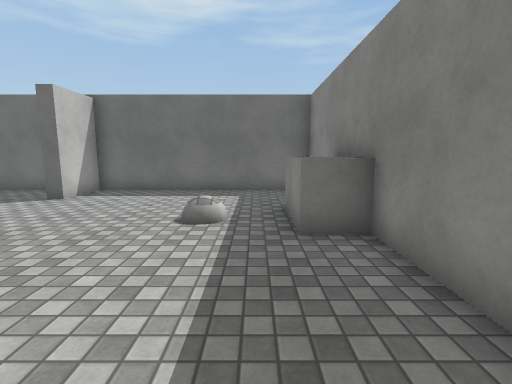
view 1 (above)

24 first-person views from a walk through a Unity game level. The camera is 1.4 m above the floor, tilts 8° down and sees 85° across. The floor is counted in squares, 1 m on a side. Each view is taken from the middle of a square. On the plan, view 1 faces up. The plan holds only what a view shows up to about 14 squares ahead; the rest is blank. Surface patterns are stand-ins for the level's own textures.

view 2
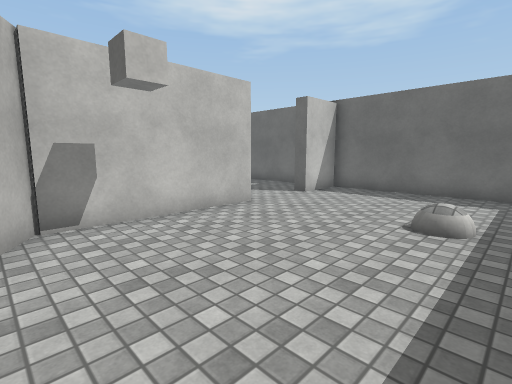

view 3
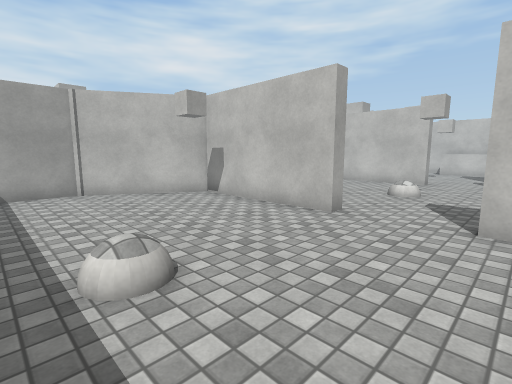

view 4
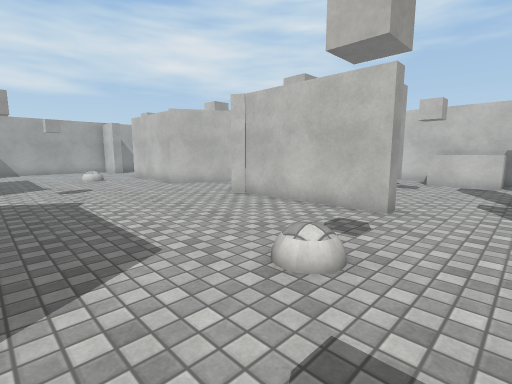

view 5
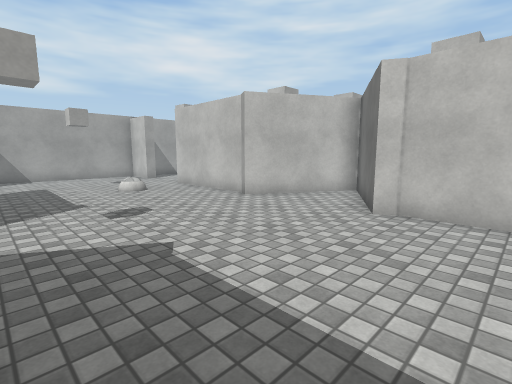

view 6
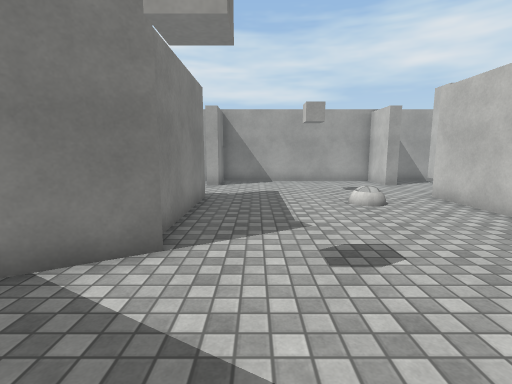

view 7
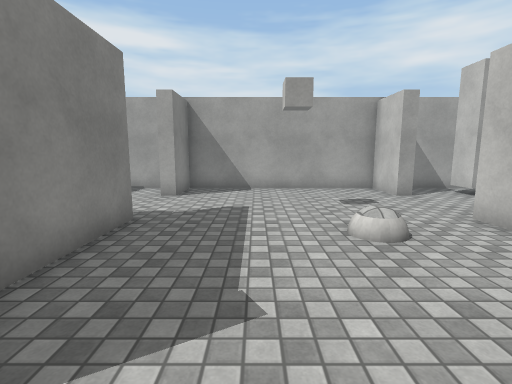

view 8
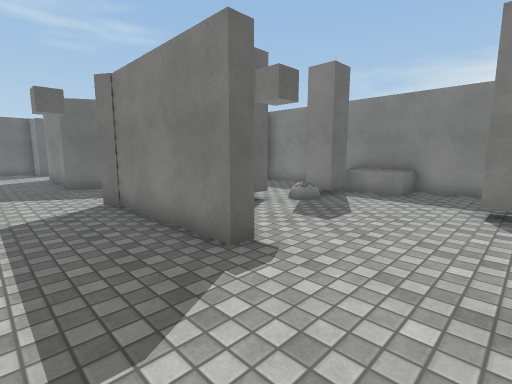

view 9
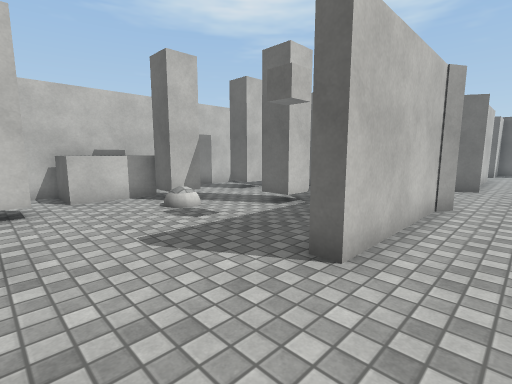

view 10
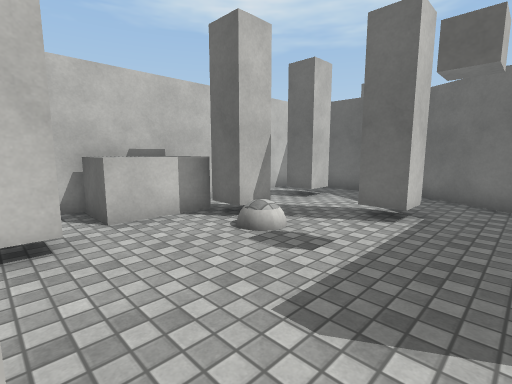

view 11
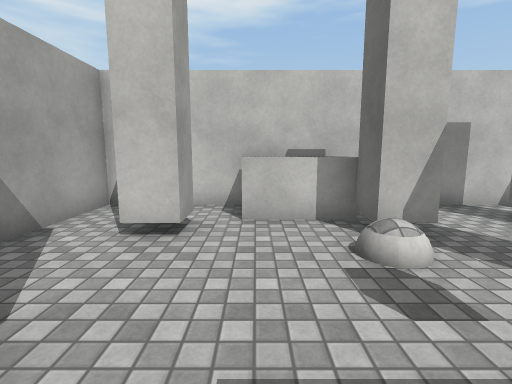

view 12
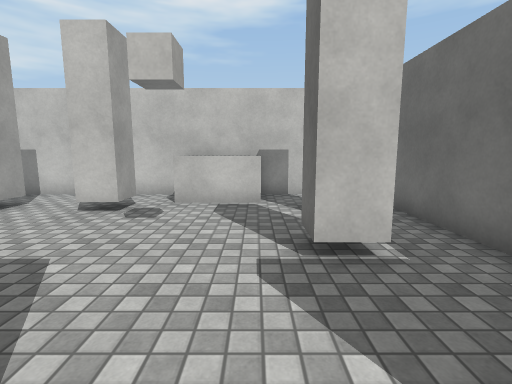

view 13
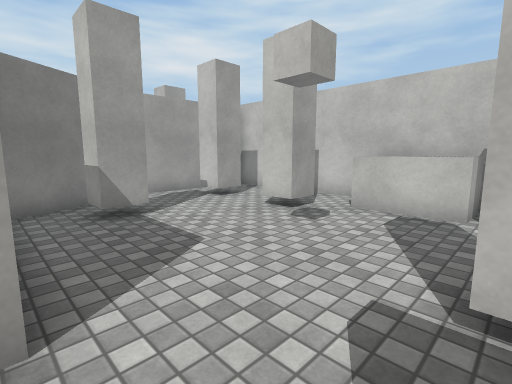

view 14
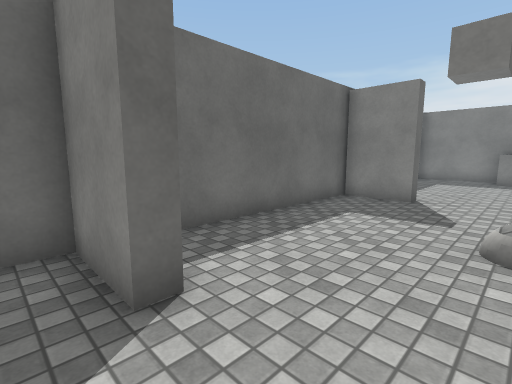

view 15
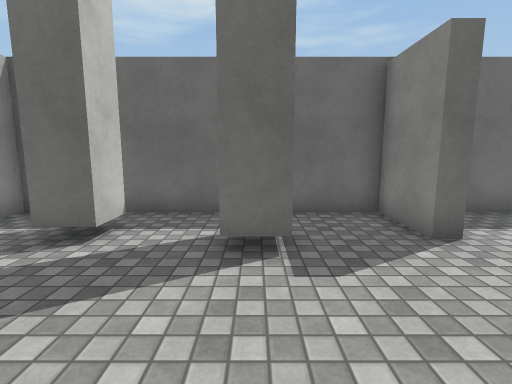

view 16
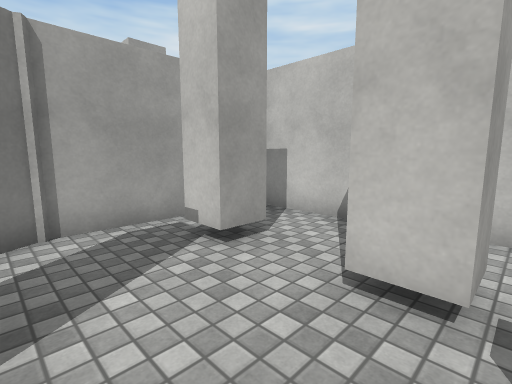

view 17
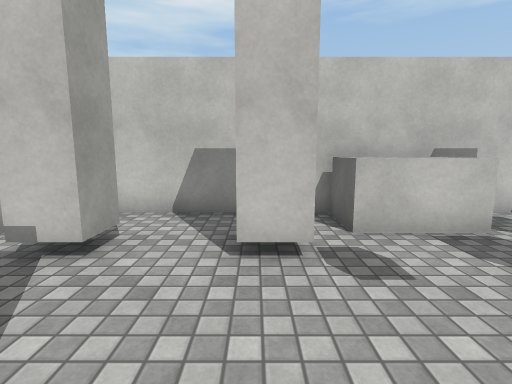

view 18
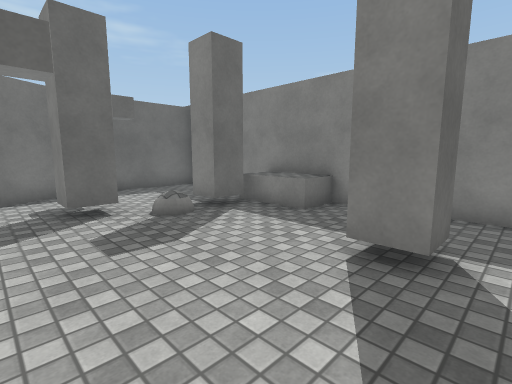

view 19
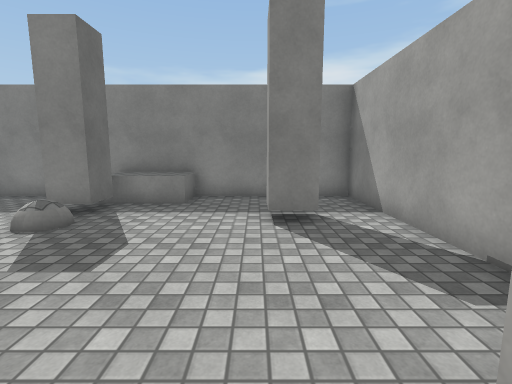

view 20
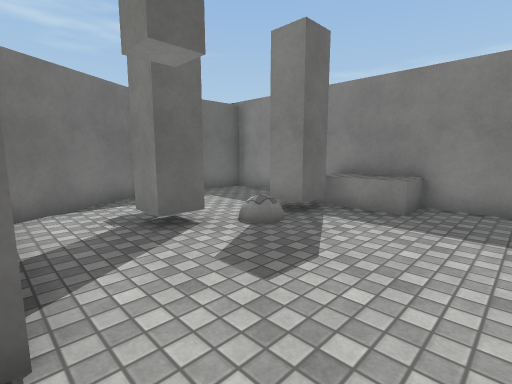

view 21
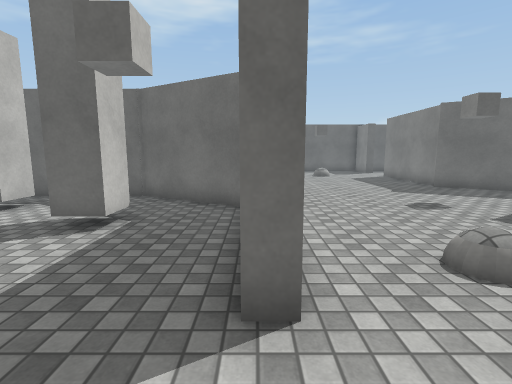

view 22
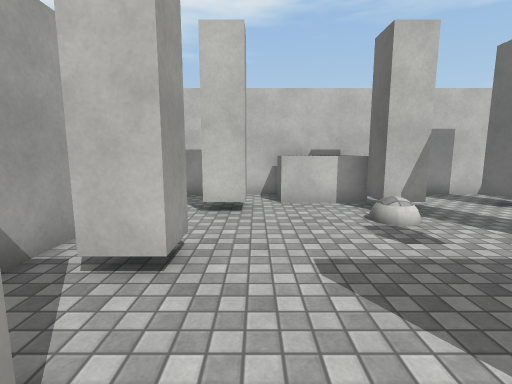

view 23
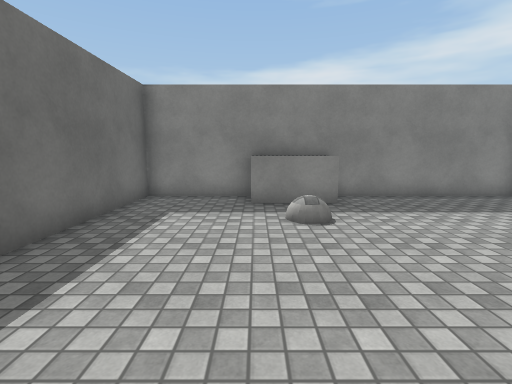

view 24
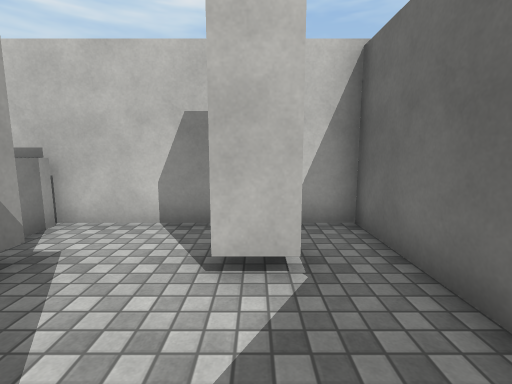

### Floor plan
Ten units are one square. View 1 is at (0, 0); x grows to the right and y downward. Boxes are objects, and circles mark ways between rooms. Rooms are numbered by the first view taken in them; rooms with no view inside come last. Other rooms are left out.
<svg viewBox="-230 -110 260 255">
<path fill="none" stroke="#000" d="M-64 -9 -64 -54M-143 39 -151 34M-46 7 -68 -5M-160 30 -176 20 -225 20 -225 140 -191 140M-169 -18 -158 -18 -158 -8M-65 -57 -59 -57 -59 -6 -23 15 -4 15M-24 20 -57 39M-167 49 -167 60 -178 60M-143 -57 -136 -57 -136 -10 -133 -5 -171 17 -133 39 -136 44 -136 88 -141 88M-58 88 -64 88 -64 44 -67 39 -51 29M-26 63 -37 63 -37 52M-135 -84 -141 -84 -141 -105 -201 -105M-200 34 -200 45 -210 45M-204 15 -177 15 -144 -4M-206 -8 -195 -8 -195 2M-195 70 -195 80 -205 80M-206 -38 -195 -38 -195 -28M-142 120 -136 120 -136 140 -64 140 -64 120 -58 120M-165 -89 -165 -78 -175 -78M20 14 20 -46M-61 -105 -125 -105M4 73 -7 73 -7 62M-170 120 -160 120 -160 130M20 66 20 20 -14 20M-56 140 20 140 20 85M-195 -92 -195 -82 -205 -82M20 -64 20 -105 -59 -105 -59 -84 -64 -84 -64 -105M-205 112 -195 112 -195 122M-4 123 -15 123 -15 112 -6 112M-175 140 -150 140M-225 -105 -225 15M-151 34 -160 30"/>
<rect x="-225" y="75" width="20" height="30" fill="#bbb"><title>white block</title></rect>
<rect x="-225" y="-75" width="20" height="30" fill="#bbb"><title>white block</title></rect>
<rect x="5" y="65" width="20" height="30" fill="#bbb"><title>white block</title></rect>
<rect x="5" y="-75" width="20" height="30" fill="#bbb"><title>white block</title></rect>
<circle cx="-160" cy="55" r="3" fill="#2a7"/>
<circle cx="-175" cy="40" r="3" fill="#2a7"/>
<text x="-100" y="10">1</text>
<text x="-160" y="40">2</text>
</svg>
Room 1 opens to room 2.

Where each view was taken, in squares from view 1:
view 1: 0 up, 0 right, facing up
view 2: 0 up, 0 right, facing up-left
view 3: 9 up, 0 right, facing down-left
view 4: 8 up, 7 left, facing down-left
view 5: 3 up, 7 left, facing down-left
view 6: 0 up, 8 left, facing down
view 7: 3 down, 9 left, facing down
view 8: 12 down, 9 left, facing up-right
view 9: 12 down, 12 left, facing up-left
view 10: 12 down, 15 left, facing up-left
view 11: 10 down, 15 left, facing left
view 12: 7 up, 13 left, facing left
view 13: 8 up, 14 left, facing down-left
view 14: 6 up, 15 left, facing up-right
view 15: 4 up, 17 left, facing up
view 16: 4 up, 17 left, facing down-left
view 17: 3 up, 16 left, facing left
view 18: 13 down, 5 left, facing up-right
view 19: 11 down, 7 left, facing right
view 20: 11 down, 6 left, facing up-right
view 21: 11 down, 14 left, facing up
view 22: 11 down, 13 left, facing left
view 23: 7 up, 7 left, facing right
view 24: 4 down, 17 left, facing left
